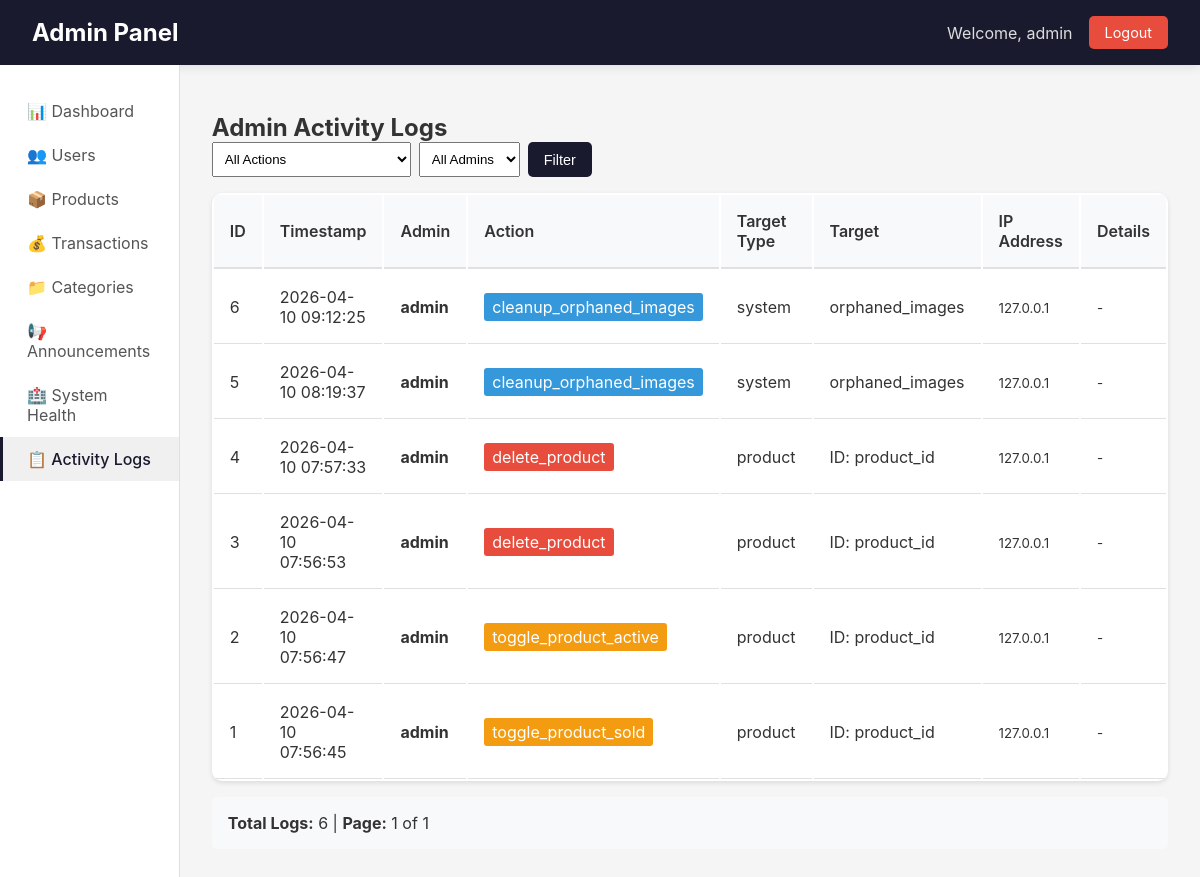
/admin/admin-logs (signed in), run on an earlier commit of the app's database.
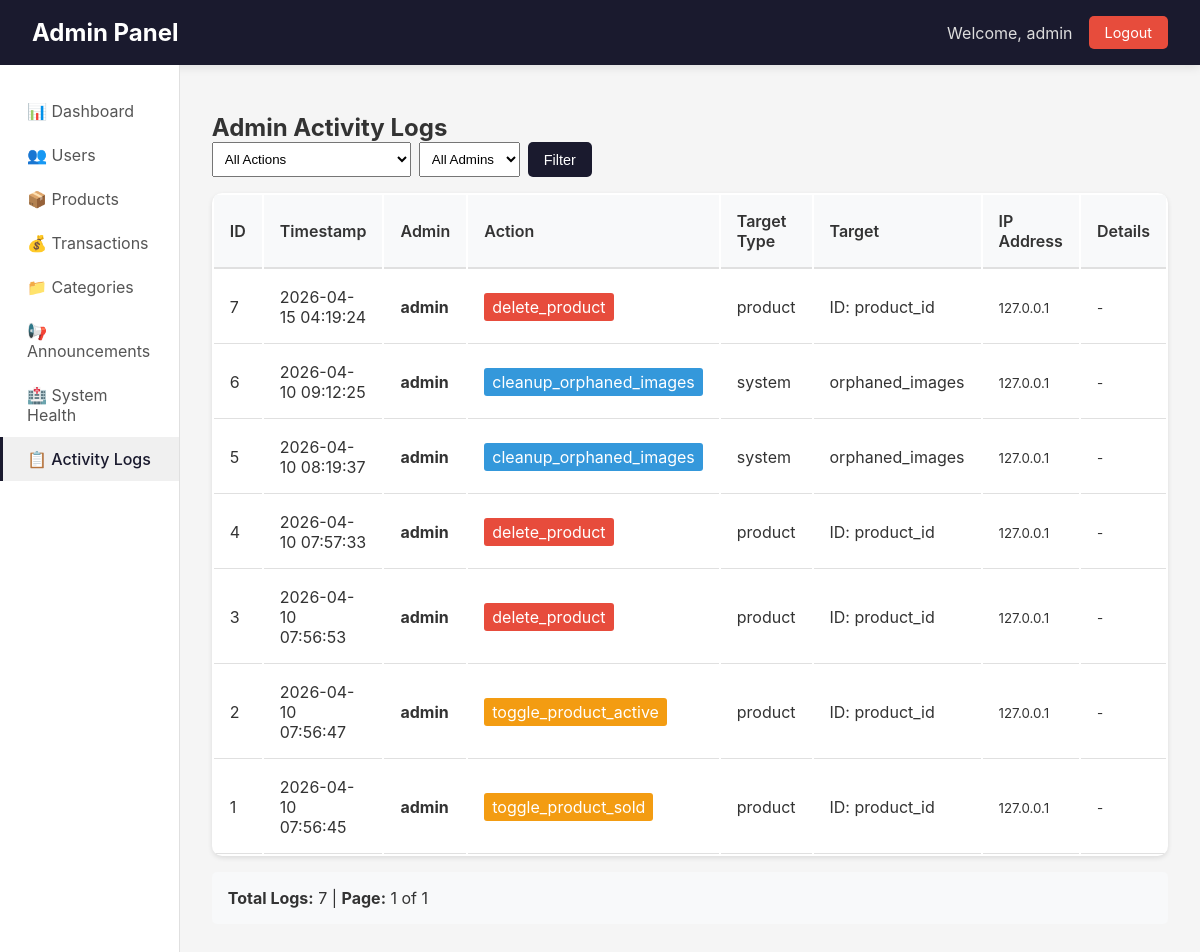
And on a later commit of the database.
### app/models.py (models this page shows, shortened)
class AdminLog(db.Model):
    __tablename__ = 'admin_logs'
    id = db.Column(db.Integer, primary_key=True)
    admin_id = db.Column(db.Integer, db.ForeignKey('users.id'), nullable=False)
    admin_username = db.Column(db.String(80), nullable=False)
    action = db.Column(db.String(100), nullable=False)  # e.g., 'delete_user', 'toggle_admin', 'delete_product'
    target_type = db.Column(db.String(50))  # 'user', 'product', 'room', 'transaction', 'category'
    target_id = db.Column(db.Integer)
    target_name = db.Column(db.String(200))  # Store name/title for reference
    details = db.Column(db.Text)  # Additional JSON data or description
    ip_address = db.Column(db.String(45))  # IPv4 or IPv6
    created_at = db.Column(db.DateTime, default=datetime.utcnow)
    admin = db.relationship('User', foreign_keys=[admin_id], backref='admin_logs')

### app/admin/routes.py (the view)
@admin_bp.route('/admin-logs')
@login_required
@admin_required
def admin_logs():
    page = request.args.get('page', 1, type=int)
    action_filter = request.args.get('action', '')
    admin_filter = request.args.get('admin', '')
    query = AdminLog.query
    if action_filter:
        query = query.filter(AdminLog.action == action_filter)
    if admin_filter:
        query = query.filter(AdminLog.admin_username == admin_filter)
    logs = query.order_by(AdminLog.created_at.desc()).paginate(page=page, per_page=50, error_out=False)
    actions = db.session.query(AdminLog.action).distinct().all()
    actions = [a[0] for a in actions]
    admins = db.session.query(AdminLog.admin_username).distinct().all()
    admins = [a[0] for a in admins]
    return render_template('admin/admin_logs.html',
                         logs=logs,
                         actions=actions,
                         admins=admins,
                         action_filter=action_filter,
                         admin_filter=admin_filter)

### app/admin/routes.py (called while the page is built)
def admin_required(f):
    @wraps(f)
    def decorated_function(*args, **kwargs):
        if not current_user.is_authenticated:
            flash('Please login to access admin area.', 'warning')
            return redirect(url_for('auth.login'))
        if not current_user.is_admin:
            flash('Admin access required.', 'error')
            return redirect(url_for('main.index'))
        return f(*args, **kwargs)
    return decorated_function

### app/models.py (called while the page is built)
@login_manager.user_loader
def load_user(user_id):
    return User.query.get(int(user_id))

### app/templates/admin/admin_logs.html (shortened to what this page needs)
{% extends "admin/base.html" %}
{% block content %}
<h2>Admin Activity Logs</h2>
<div style="margin-bottom: 1rem; display: flex; gap: 1rem; flex-wrap: wrap;">
    <form method="GET" style="display: flex; gap: 0.5rem; flex-wrap: wrap;">
        <select name="action" style="padding: 0.5rem;">
            <option value="">All Actions</option>
        </select>
        <select name="admin" style="padding: 0.5rem;">
            <option value="">All Admins</option>
        </select>
        <button type="submit" class="btn btn-primary">Filter</button>
    </form>
</div>
<table class="data-table">
    <thead>
        <tr>
            <th>ID</th>
            <th>Timestamp</th>
            <th>Admin</th>
            <th>Action</th>
            <th>Target Type</th>
            <th>Target</th>
            <th>IP Address</th>
            <th>Details</th>
        </tr>
    </thead>
    <tbody>
        {% for log in logs.items %}
        <tr>
            <td>{{ log.id }}</td>
            <td>{{ log.created_at.strftime('%Y-%m-%d %H:%M:%S') }}</td>
            <td><strong>{{ log.admin_username }}</strong></td>
            <td>
                <span style="background:
                    {% if 'delete' in log.action %}#e74c3c
                    {% elif 'toggle' in log.action %}#f39c12
                    {% elif 'create' in log.action %}#27ae60
                    {% else %}#3498db{% endif %};
                    color: white; padding: 0.25rem 0.5rem; border-radius: 3px;">
                    {{ log.action }}
                </span>
            </td>
            <td>{{ log.target_type or '-' }}</td>
            <td>
                {% if log.target_name %}
                    {{ log.target_name }}
                {% elif log.target_id %}
                    ID: {{ log.target_id }}
                {% else %}
                    -
                {% endif %}
            </td>
            <td><small>{{ log.ip_address }}</small></td>
            <td><small>{{ log.details or '-' }}</small></td>
        </tr>
        {% endfor %}
    </tbody>
</table>
<div style="margin-top: 1rem; padding: 1rem; background: #f8f9fa; border-radius: 5px;">
    <strong>Total Logs:</strong> {{ logs.total }} |
    <strong>Page:</strong> {{ logs.page }} of {{ logs.pages }}
</div>
{% endblock %}

What changed in the data, as far as the page shows it:
added AdminLog: id "7", created_at "2026-04-15 04:19:24", admin_username "admin", action "delete_product", target_type "product", target_id "product_id", ip_address "127.0.0.1", details "-"
Also different on the page:
{{ logs.total }}: "6" → "7"
